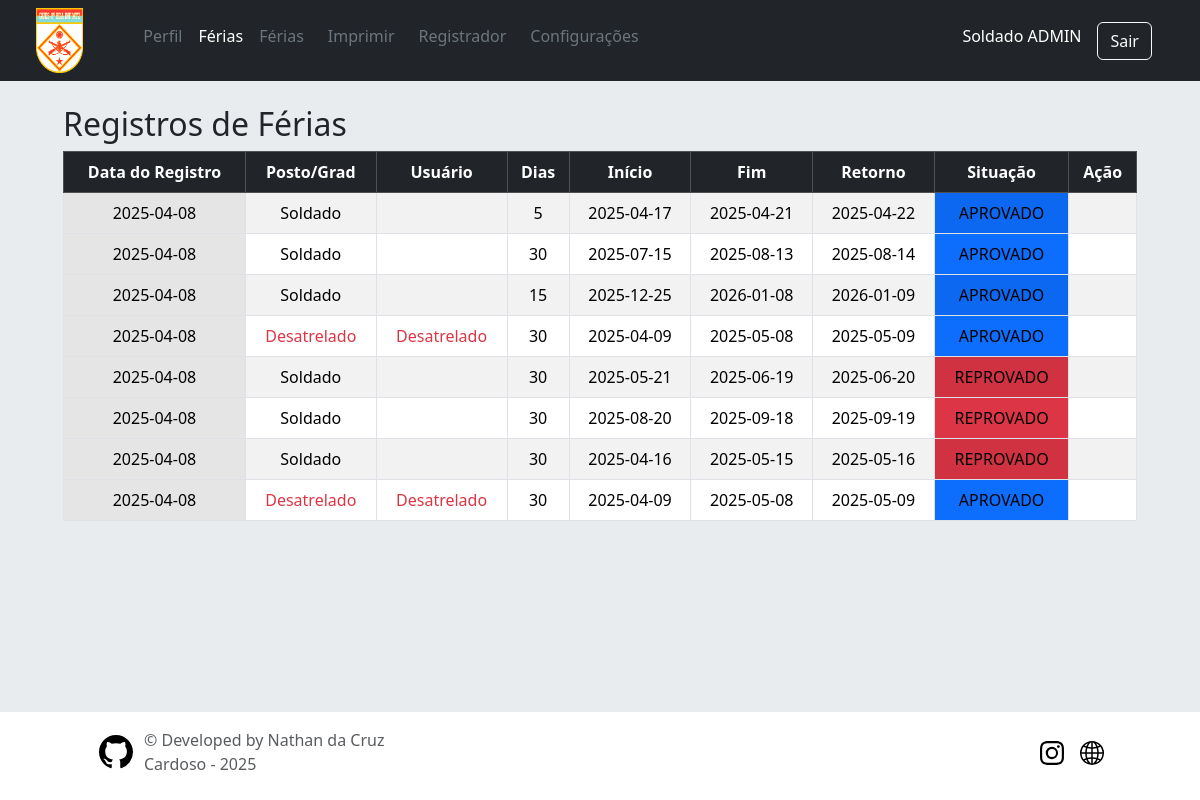
Page /user/ferias (signed in) on the committed database.
### app/models/tables.py (models this page shows, shortened)
class Patente(db.Model):
    __tablename__ = 'patentes'
    id = db.Column(db.Integer, primary_key=True)
    abrev = db.Column(db.String(50), nullable=False)
    posto = db.Column(db.String(50), nullable=False)
    users = db.relationship("User",  back_populates='patente')

class User(db.Model, UserMixin):
    __tablename__ = "users"
    id = db.Column(db.Integer, primary_key=True, nullable=False)
    military_id = db.Column(db.String(30), unique=True, nullable=False)
    username = db.Column(db.String(30), nullable=False)
    password = db.Column(db.String(255), nullable=False)  # Aumentando o tamanho para suporte a hash
    nome_completo = db.Column(db.String(30), unique=True, nullable=False)
    nome_guerra = db.Column(db.String(30), nullable=False)
    data_nascimento = db.Column(db.Date, nullable=False)
    nivel = db.Column(db.Integer, nullable=False, default=0)
    dias_disp = db.Column(db.Integer, nullable=False)
    email = db.Column(db.String(30), unique=True, nullable=False)
    telefone = db.Column(db.String(30), unique=True, nullable=False)
    fg_secao_id = db.Column(db.Integer, db.ForeignKey('secoes.id'), nullable=False)
    fg_organization_id = db.Column(db.Integer, db.ForeignKey('organizacoes.id'), nullable=False)
    fg_patente_id = db.Column(db.Integer, db.ForeignKey('patentes.id'), nullable=False)
    patente = db.relationship("Patente",  back_populates='users')
    organizacao = db.relationship("Organizacao",  back_populates='users')
    secao = db.relationship("Secao",  back_populates='users')
    ferias = db.relationship("Vacation",  back_populates='user')

class Vacation(db.Model):
    __tablename__ = "vacations"
    id = db.Column(db.Integer, primary_key=True, nullable=False)
    data_inicio = db.Column(db.Date, nullable=False)
    data_fim = db.Column(db.Date, nullable=False)
    data_registro = db.Column(db.Date, nullable=False)
    data_retorno = db.Column(db.Date, nullable=False)
    destino = db.Column(db.String(30), nullable=False)
    motivo = db.Column(db.String(255))
    dias = db.Column(db.Integer, nullable=False)
    fg_users_id = db.Column(db.String(30), db.ForeignKey('users.military_id'), nullable=False)
    fg_states_id = db.Column(db.Integer, db.ForeignKey('states.id',ondelete='CASCADE'), nullable=False)
    user = db.relationship("User", back_populates='ferias')
    state = db.relationship("State", back_populates='ferias')

class State(db.Model):
    __tablename__ = 'states'
    id = db.Column(db.Integer, primary_key=True)
    abrev = db.Column(db.String(50), nullable=False)
    desc = db.Column(db.String(50), nullable=False)
    ferias = db.relationship("Vacation", back_populates='state')

### app/routes/user.py (the view)
@user_bp.route('/ferias')
@required_level(2)
def ferias():
    vacations = Vacation.query.options(joinedload(Vacation.user)).order_by(Vacation.id.desc()).all()
    return render_template("user/ferias.html", registros = vacations)

### app/controllers/home.py (called while the page is built)
@lm.user_loader
def load_user(user_id):
    return User.query.get(int(user_id))

### app/routes/user.py (called while the page is built)
@user_bp.before_request
@login_required
def require_login():
    pass

### app/templates/user/ferias.html (shortened to what this page needs)
{% extends 'layouts/base.html' %}
{% block content %}
<div class="container">
  <h2>Registros de Férias</h2>
  <table class="table table-striped table-hover table-bordered align-middle">
    <thead class="table-dark text-center">
      <tr>
        <th scope="col">Data do Registro</th>
        <th scope="col">Posto/Grad</th>
        <th scope="col">Usuário</th>
        <th scope="col">Dias</th>
        <th scope="col">Início</th>
        <th scope="col">Fim</th>
        <th scope="col">Retorno</th>
        <th scope="col">Situação</th>
        <th scope="col">Ação</th>
      </tr>
    </thead>
    <tbody>
      {% for ferias in registros %}
        <tr class="text-center">
          <td class="table-active" >{{ ferias.data_registro }}</td>
          <td>{{ ferias.user.patente.posto if ferias.user else "<span class='text-danger'>Desatrelado</span>" | safe }}</td>
          <td>{{ ferias.user.patente.nome_guerra if ferias.user else "<span class='text-danger'>Desatrelado</span>" | safe }}</td>
          <td>{{ ferias.dias }}</td>
          <td>{{ ferias.data_inicio }}</td>
          <td>{{ ferias.data_fim }}</td>
          <td>{{ ferias.data_retorno }}</td>
          {% if ferias.state.id == 1 %}
          <td class="bg-secondary">{{ ferias.state.desc }}</td>
          {% elif ferias.state.id == 2 %}
          <td class="bg-primary">{{ ferias.state.desc }}</td>
          {% elif ferias.state.id == 3 %}
          <td class="bg-danger">{{ ferias.state.desc }}</td>
          {% elif ferias.state.id == 4 %}
          <td class="bg-success">{{ ferias.state.desc }}</td>
          {% elif ferias.state.id == 5 %}
          <td class="bg-warning">{{ ferias.state.desc }}</td>
          {% elif ferias.state.id == 6 %}
          <td class="bg-secondary">{{ ferias.state.desc }}</td>
          {% endif %}
          <td>
          </td>
        </tr>
      {% endfor %}
    </tbody>
  </table>
</div>
{% endblock %}

### app/templates/shared/header.html (shortened to what this page needs)
<header class="text-bg-dark shadow">
  <div class="container-fluid">
    <div class="row mx-3 align-items-center">
      <div class="col-1 p-2 order-1">
        <a href="http://www.9bdainfmtz.eb.mil.br/" class="bg-danger">
          <img class="bi" src="{{ url_for('static', filename='src/logo.png') }}" alt="" width="auto" height="65">
        </a>
      </div>
      {% if current_user.is_authenticated %}
      <div class="col-12 col-md-8 order-md-3 order-4 ">
        {% include 'layouts/navbar.html' %}
      </div>
      <div class="col-md-3 col-11 hstack order-3 accordion justify-content-end">
        <h6 class="me-3" role="search">{{ current_user.patente.posto + " " + current_user.nome_guerra }}</h6>
        <a href="{{ url_for('user.logout') }}" class="btn btn-outline-light me-2">Sair</a>
      </div>
      {% endif %}
    </div>
  </div>
</header>

### app/static/css/sticky-footer.css (style rules this page uses)
.container { width: auto; max-width: auto; padding: 0 15px; display: flex; flex-direction: column; }

### app/static/css/sign-in.css (style rules this page uses)
html, body { height: 100%; }

### rows in the picture
Patente: patente "Soldado ADMIN"
Vacation: data_registro "2025-04-08", user.patente "Soldado", dias "5", data_inicio "2025-04-17", data_fim "2025-04-21", data_retorno "2025-04-22", state.desc "APROVADO"
Vacation: data_registro "2025-04-08", user.patente "Soldado", dias "30", data_inicio "2025-07-15", data_fim "2025-08-13", data_retorno "2025-08-14", state.desc "APROVADO"
Vacation: data_registro "2025-04-08", user.patente "Soldado", dias "15", data_inicio "2025-12-25", data_fim "2026-01-08", data_retorno "2026-01-09", state.desc "APROVADO"
Vacation: data_registro "2025-04-08", user.patente "Desatrelado", dias "30", data_inicio "2025-04-09", data_fim "2025-05-08", data_retorno "2025-05-09", state.desc "APROVADO"
Vacation: data_registro "2025-04-08", user.patente "Soldado", dias "30", data_inicio "2025-05-21", data_fim "2025-06-19", data_retorno "2025-06-20", state.desc "REPROVADO"
Vacation: data_registro "2025-04-08", user.patente "Soldado", dias "30", data_inicio "2025-08-20", data_fim "2025-09-18", data_retorno "2025-09-19", state.desc "REPROVADO"
Vacation: data_registro "2025-04-08", user.patente "Soldado", dias "30", data_inicio "2025-04-16", data_fim "2025-05-15", data_retorno "2025-05-16", state.desc "REPROVADO"
Vacation: data_registro "2025-04-08", user.patente "Desatrelado", dias "30", data_inicio "2025-04-09", data_fim "2025-05-08", data_retorno "2025-05-09", state.desc "APROVADO"
